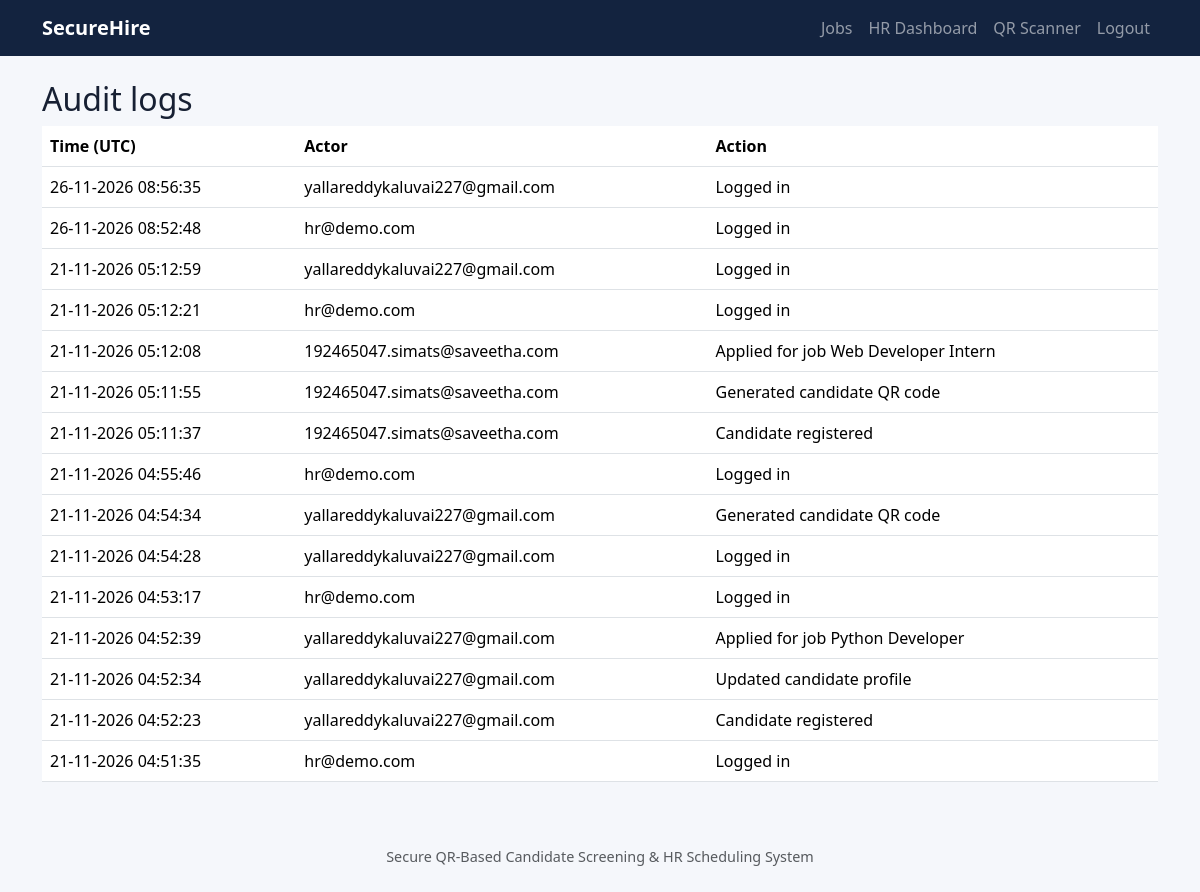
Page /hr/audit (signed in) on the committed database.
### app.py (models this page shows)
class AuditLog(db.Model):
    id = db.Column(db.Integer, primary_key=True)
    actor = db.Column(db.String(150))
    action = db.Column(db.String(200))
    created_at = db.Column(db.DateTime, default=datetime.utcnow)

### app.py (the view)
@app.route("/hr/audit")
@role_required("hr")
def audit(): return render_template("audit.html", logs=AuditLog.query.order_by(AuditLog.created_at.desc()).limit(200).all())

### app.py (called while the page is built)
@login_manager.user_loader
def load_user(user_id): return db.session.get(User, int(user_id))

def role_required(role):
    def deco(fn):
        @wraps(fn)
        @login_required
        def wrapped(*args, **kwargs):
            if current_user.role != role: abort(403)
            return fn(*args, **kwargs)
        return wrapped
    return deco

@app.context_processor
def inject_globals(): return {"now": datetime.utcnow}

### templates/audit.html
{% extends "base.html" %}{% block content %}<h2>Audit logs</h2><div class="table-responsive"><table class="table"><tr><th>Time (UTC)</th><th>Actor</th><th>Action</th></tr>{% for l in logs %}<tr><td>{{ l.created_at.strftime('%d-%m-%Y %H:%M:%S') }}</td><td>{{ l.actor }}</td><td>{{ l.action }}</td></tr>{% endfor %}</table></div>{% endblock %}

### templates/base.html (shortened to what this page needs)
<!doctype html><html lang="en"><head><meta charset="utf-8"><meta name="viewport" content="width=device-width, initial-scale=1">
<title>{{ title or "SecureHire" }}</title><link href="https://cdn.jsdelivr.net/npm/bootstrap@5.3.3/dist/css/bootstrap.min.css" rel="stylesheet">
<link rel="stylesheet" href="{{ url_for('static',filename='style.css') }}"></head><body>
<nav class="navbar navbar-expand-lg navbar-dark"><div class="container"><a class="navbar-brand fw-bold" href="{{ url_for('index') }}">SecureHire</a><div class="navbar-nav ms-auto">
<a class="nav-link" href="{{ url_for('jobs') }}">Jobs</a>
{% if current_user.is_authenticated %}
{% if current_user.role=='hr' %}<a class="nav-link" href="{{ url_for('hr_dashboard') }}">HR Dashboard</a><a class="nav-link" href="{{ url_for('scan') }}">QR Scanner</a>
{% else %}<a class="nav-link" href="{{ url_for('candidate_dashboard') }}">My Dashboard</a><a class="nav-link" href="{{ url_for('profile') }}">Profile</a><a class="nav-link" href="{{ url_for('documents') }}">Documents</a>{% endif %}
<a class="nav-link" href="{{ url_for('logout') }}">Logout</a>
{% else %}<a class="nav-link" href="{{ url_for('login') }}">Login</a><a class="nav-link" href="{{ url_for('register') }}">Register</a>{% endif %}
</div></div></nav>
<main class="container py-4">
{% block content %}{% endblock %}</main><footer class="text-center py-4 text-muted">Secure QR-Based Candidate Screening & HR Scheduling System</footer>
<script src="https://cdn.jsdelivr.net/npm/bootstrap@5.3.3/dist/js/bootstrap.bundle.min.js"></script>{% block scripts %}{% endblock %}</body></html>

### static/style.css (style rules this page uses)
body { background:#f5f7fb;color:#172033 }
.navbar { background:#13233f }
.table { background:white }
footer { font-size:.9rem }

### rows in the picture
AuditLog: created_at "26-11-2026 08:56:35", actor "yallareddykaluvai227@gmail.com", action "Logged in"
AuditLog: created_at "26-11-2026 08:52:48", actor "hr@demo.com", action "Logged in"
AuditLog: created_at "21-11-2026 05:12:59", actor "yallareddykaluvai227@gmail.com", action "Logged in"
AuditLog: created_at "21-11-2026 05:12:21", actor "hr@demo.com", action "Logged in"
AuditLog: created_at "21-11-2026 05:12:08", actor "192465047.simats@saveetha.com", action "Applied for job Web Developer Intern"
AuditLog: created_at "21-11-2026 05:11:55", actor "192465047.simats@saveetha.com", action "Generated candidate QR code"
AuditLog: created_at "21-11-2026 05:11:37", actor "192465047.simats@saveetha.com", action "Candidate registered"
AuditLog: created_at "21-11-2026 04:55:46", actor "hr@demo.com", action "Logged in"
AuditLog: created_at "21-11-2026 04:54:34", actor "yallareddykaluvai227@gmail.com", action "Generated candidate QR code"
AuditLog: created_at "21-11-2026 04:54:28", actor "yallareddykaluvai227@gmail.com", action "Logged in"
AuditLog: created_at "21-11-2026 04:53:17", actor "hr@demo.com", action "Logged in"
AuditLog: created_at "21-11-2026 04:52:39", actor "yallareddykaluvai227@gmail.com", action "Applied for job Python Developer"
AuditLog: created_at "21-11-2026 04:52:34", actor "yallareddykaluvai227@gmail.com", action "Updated candidate profile"
AuditLog: created_at "21-11-2026 04:52:23", actor "yallareddykaluvai227@gmail.com", action "Candidate registered"
AuditLog: created_at "21-11-2026 04:51:35", actor "hr@demo.com", action "Logged in"
